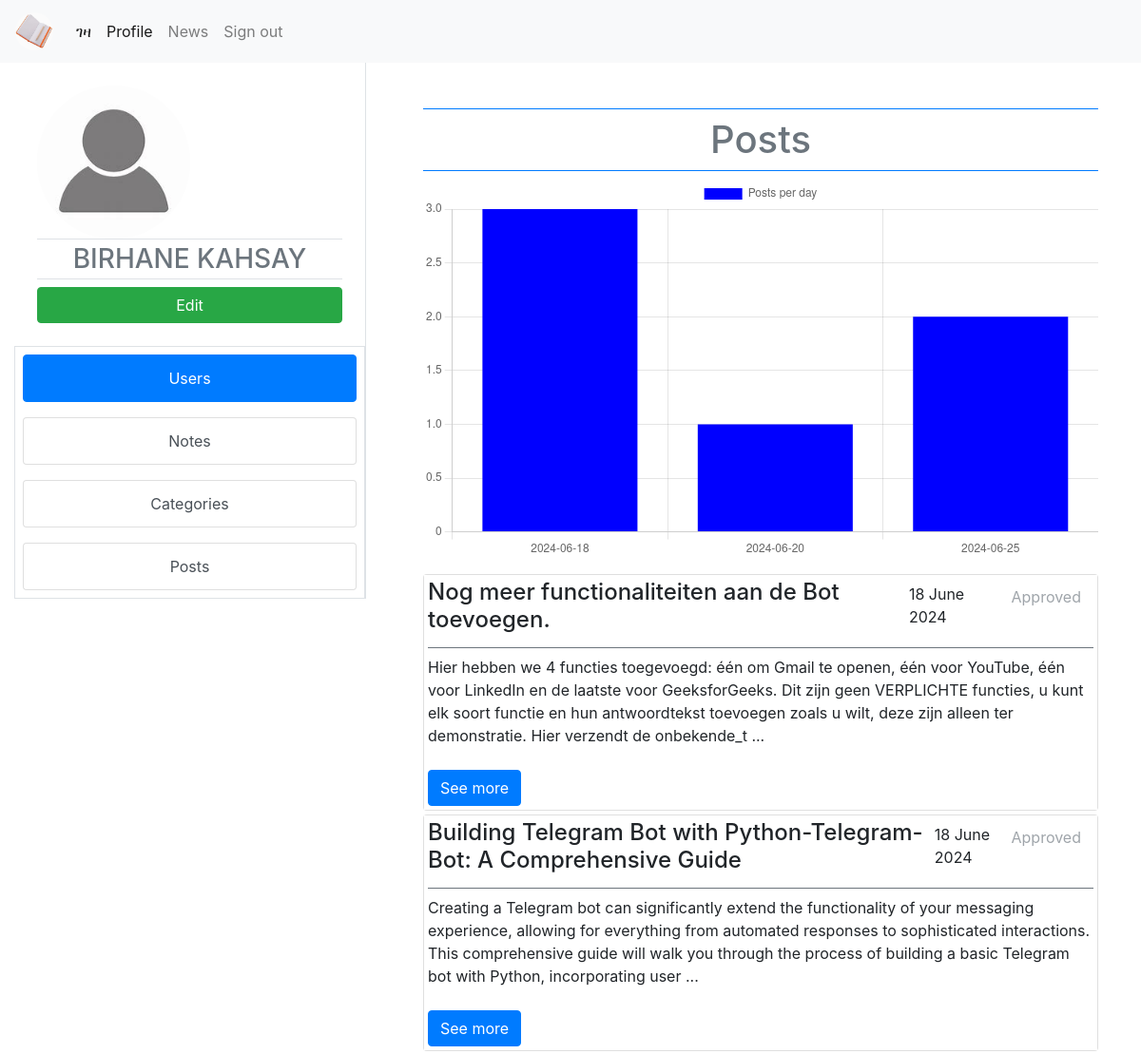
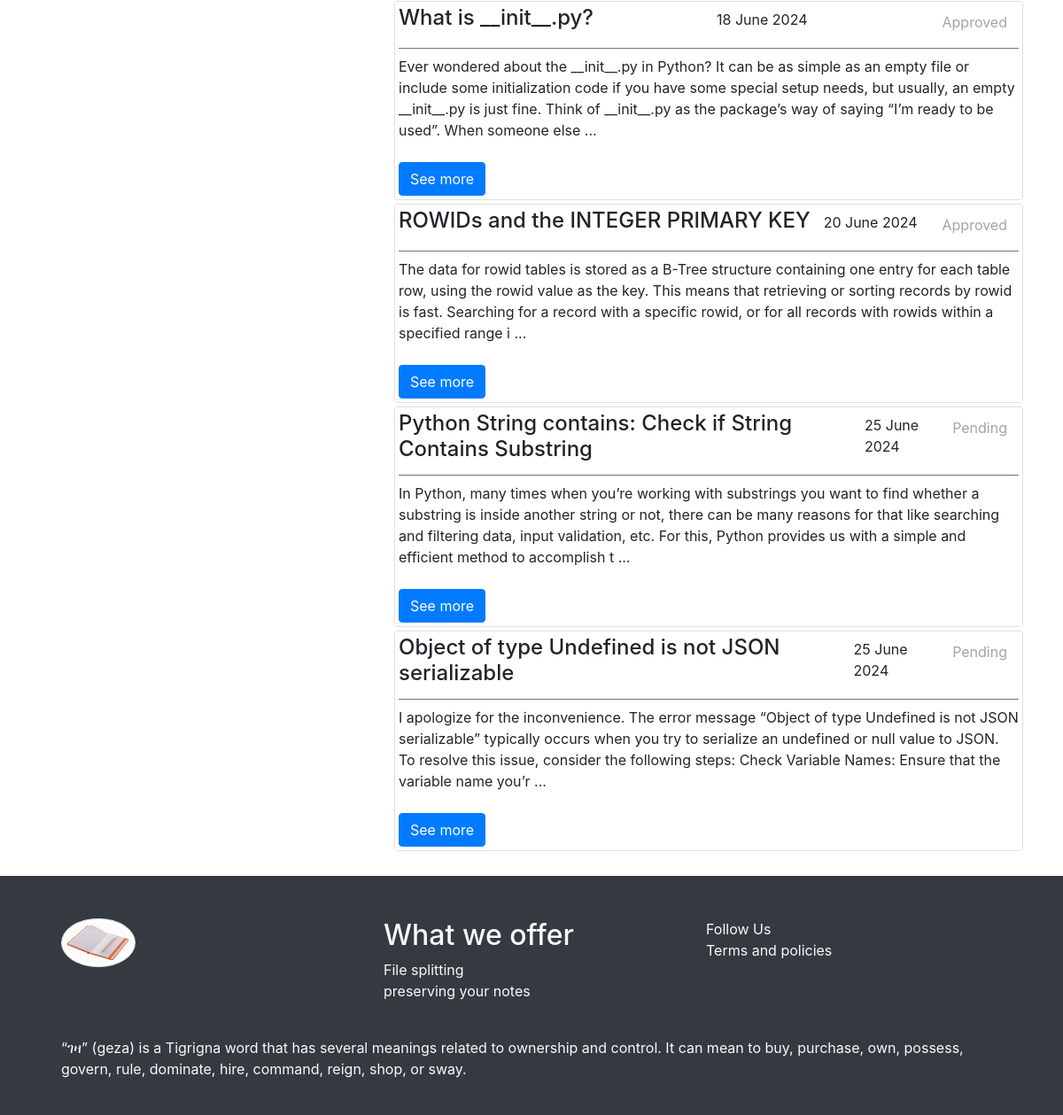
The page /posts/ (signed in) on the database its author committed (2 pictures, top to bottom).
### note/models.py (models this page shows)
class User(note_db.Model, UserMixin):
    id = note_db.Column(note_db.Integer, primary_key = True)
    email = note_db.Column(note_db.String(150), unique = True)
    password = note_db.Column(note_db.String(200))
    first_name = note_db.Column(note_db.String(100))
    last_name = note_db.Column(note_db.String(100))
    is_admin = note_db.Column(note_db.Boolean, default = False)
    notes = note_db.relationship('Note')
    posts = note_db.relationship('Posts')
    is_banned = note_db.Column(note_db.Boolean, default = False)

class Posts(note_db.Model):
    post_id = note_db.Column(note_db.Integer, autoincrement=True, primary_key=True)
    title = note_db.Column(note_db.String(100), nullable = False)
    content = note_db.Column(note_db.Text, nullable = False)
    publish_date = note_db.Column(note_db.DateTime(timezone=True), default=func.now())
    status = note_db.Column(note_db.String(50), nullable = False, default="pending")
    author_id = note_db.Column(note_db.Integer, note_db.ForeignKey('user.id'))

### note/posts.py (the view)
@posts.route('/')
@login_required
def get_all_posts():
    mapper = 'posts'
    all_posts = Posts.query.all()
    results = note_db.session.query(
        extract('year', Posts.publish_date).label('year'),
        extract('month', Posts.publish_date).label('month'),
        extract('day', Posts.publish_date).label('day'),
        func.count(Posts.publish_date)).group_by('year', 'month', 'day').all()
    labels = []
    data =[]
    for year, month, day,post_count in results:
        formatted_date = f"{year:04d}-{month:02d}-{day:02d}"
        data.append(post_count)
        labels.append(formatted_date)
    return render_template("dashboard.html",
                           category=mapper,
                           get_all_post= all_posts,
                           is_post_update = is_post_updating,
                           user=current_user,
                           label = labels,
                           chart_data = data,
                           is_expanding = is_collapsed)

### note/templates/dashboard.html (shortened to what this page needs)
<!DOCTYPE html>
<html lang="en">
<head>
    <link rel="stylesheet" href="https://stackpath.bootstrapcdn.com/bootstrap/4.3.1/css/bootstrap.min.css">
</head>
<body>
    {% include "navbar.html" %}
    <div class="container-fluid">
        <div class="row">
            <div class="col-md-4">
                {% include "dashboardManager.html" %}
            </div>
            <div class="col-md-8">
                    {% include "dashboardViewer.html" %}
            </div>
        </div>
    </div>
{%  include "footer.html" %}
</body>
</html>

### note/templates/dashboardManager.html (shortened to what this page needs)
{% if user.is_admin %}
<div class="d-flex flex-column bg-purple-dark border-right" id="wrapper">
    <div class="d-flex flex-column h-50 m-4 justify-content-start text-body  align-center rounded text-white">
        <img class="rounded-circle h-50 w-50" width="50" height="50" src="{{url_for('static', filename='profile.jpeg')}}" alt=" profile">
        <h3 class="text-center border-top border-default border-bottom text-secondary py-1">{{ user.first_name.upper() + " " + user.last_name.upper()}}</h3>
        <a href="/profile/user/update/{{user.id}}" class="btn btn-success">Edit</a>
    </div>
    <ul class="list-group list-unstyled d-inline text-center border">
        <li class="p-2"><a class="list-group-item hover-shadow list-group-item-action active" href="/profile/profile">Users</a></li>
        <li class="p-2"><a class="list-group-item hover-shadow  list-group-item-action" href="/profile/get-all-notes">Notes</a></li>
        <li class="p-2"><a class="list-group-item hover-shadow  list-group-item-action" href="/category/get-all-categories">Categories</a></li>
        <li class="p-2"><a class="list-group-item hover-shadow  list-group-item-action" href="/posts">Posts</a></li>
    </ul>
</div>
{% endif %}

### note/templates/blogs/posts.html (shortened to what this page needs)
<div class="container mt-5">
    <div class="list-group list-group-flush mt-3">
        <h1 class="py-2 text-center text-secondary border-top border-primary border-bottom">Posts</h1>
        {% if user.is_admin %}
            <div style="height: 50vh; width: 100%;">
                <canvas id="myChart"></canvas>
            </div>
            <ul class="list-group list-group-flush mt-3">
                {% for post in get_all_post %}
                    <article class="card user-select-auto mb-1">
                        <li class="list-group-item card-body p-1">
                            <div class="d-flex flex-row border-bottom border-secondary justify-content-between text-decoration-underline">
                                <h4 class="card-title">{{post.title}}</h4>
                                <p class="bg-default rounded text-grey p-1">{{ post.publish_date.strftime('%d %B %Y') }}</p>
                                <span role="contentinfo" class=" btn text-secondary disabled rounded">{{ post.status.capitalize() }}</span>
                            </div>
                            <p class="card-text py-2">{{ post.content[:300]}} ...</p>
                            <a href="/posts/get-detail-of-post/{{post.post_id}}/see-more" class="btn btn-primary">See more</a>
                        </li>
                    </article>
                {% endfor%}
            </ul>
        {% endif %}
    </div>
    <script>
        const labels = {{ label | tojson }};
        const data = {
            labels: labels,
            datasets: [{
                label: 'Posts per day',
                backgroundColor: 'rgb(0, 0, 255)',
                data: {{ chart_data | tojson }}
            }]
        };
        const config = {
            type: 'bar',
            data: data,
            options: { maintainAspectRatio: false }
        };
        const myChart = new Chart(
            document.getElementById('myChart'),
            config
        );
    </script>
</div>

### rows shown on the page
User: first_name "BIRHANE KAHSAY"
Posts: title "Nog meer functionaliteiten aan de Bot toevoegen.", publish_date "18 June 2024", status "Approved", content "Hier hebben we 4 functies toegevoegd: één om Gmail te openen, één voor YouTube, één voor LinkedIn en de laatste voor GeeksforGeeks. Dit zijn geen VERPLICHTE functies, u kunt elk soort functie en hun antwoordtekst toevoegen zoals u wilt, deze zijn alleen ter demonstratie. Hier verzendt de onbekende_t"
Posts: title "Building Telegram Bot with Python-Telegram-Bot: A Comprehensive Guide", publish_date "18 June 2024", status "Approved", content "Creating a Telegram bot can significantly extend the functionality of your messaging experience, allowing for everything from automated responses to sophisticated interactions. This comprehensive guide will walk you through the process of building a basic Telegram bot with Python, incorporating user"
Posts: title "What is __init__.py?", publish_date "18 June 2024", status "Approved", content "Ever wondered about the __init__.py in Python? It can be as simple as an empty file or include some initialization code if you have some special setup needs, but usually, an empty __init__.py is just fine. Think of __init__.py as the package’s way of saying “I’m ready to be used”. When someone else"
Posts: title "ROWIDs and the INTEGER PRIMARY KEY", publish_date "20 June 2024", status "Approved", content "The data for rowid tables is stored as a B-Tree structure containing one entry for each table row, using the rowid value as the key. This means that retrieving or sorting records by rowid is fast. Searching for a record with a specific rowid, or for all records with rowids within a specified range i"
Posts: title "Python String contains: Check if String Contains Substring", publish_date "25 June 2024", status "Pending", content "In Python, many times when you’re working with substrings you want to find whether a substring is inside another string or not, there can be many reasons for that like searching and filtering data, input validation, etc. For this, Python provides us with a simple and efficient method to accomplish t"
Posts: title "Object of type Undefined is not JSON serializable", publish_date "25 June 2024", status "Pending", content "I apologize for the inconvenience. The error message “Object of type Undefined is not JSON serializable” typically occurs when you try to serialize an undefined or null value to JSON. To resolve this issue, consider the following steps: Check Variable Names: Ensure that the variable name you’r"

### other values the page prints
chart data {{ label | tojson }} ["2024-06-18", "2024-06-20", "2024-06-25"]
chart data {{ chart_data | tojson }} [3, 1, 2]
